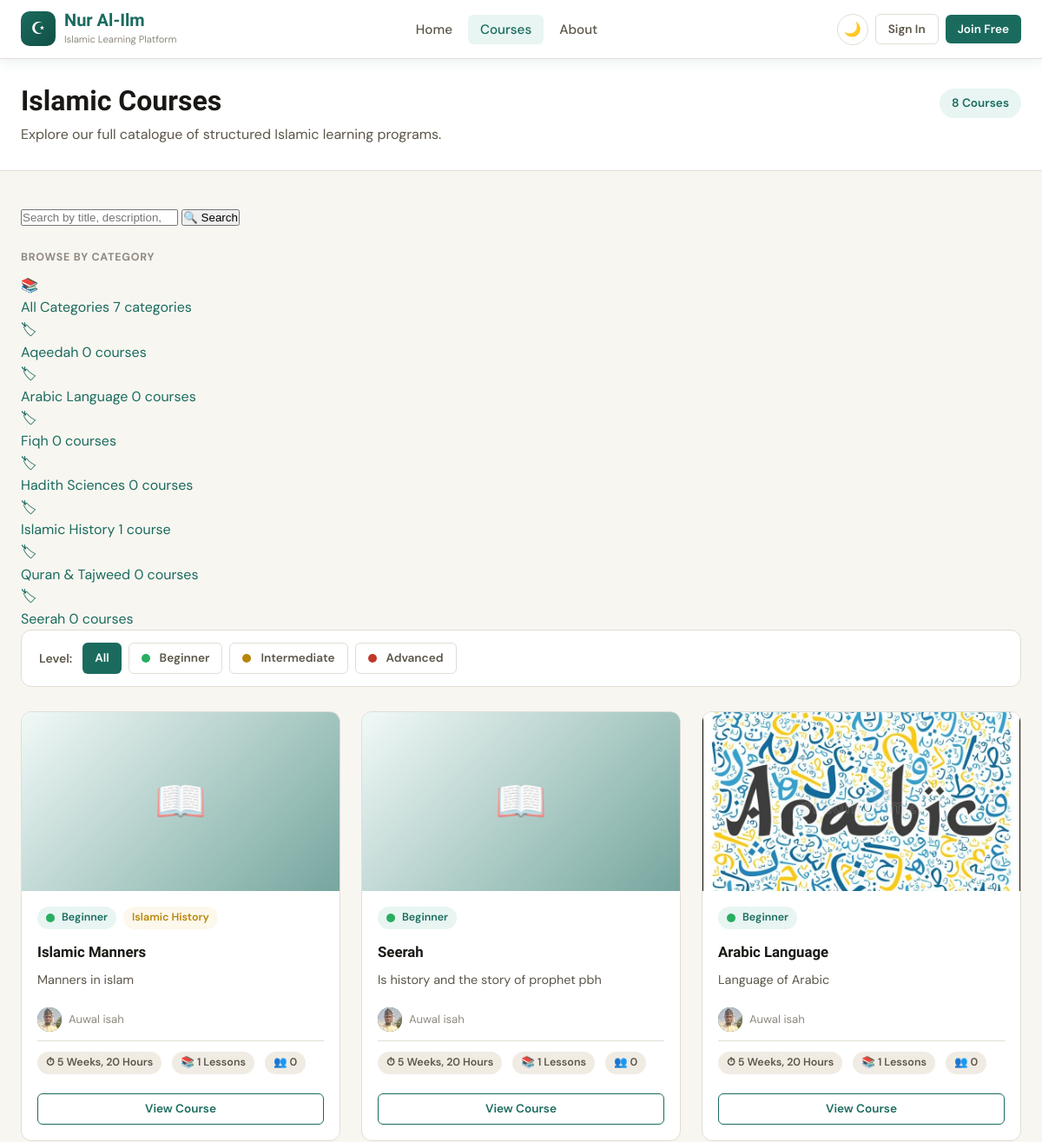
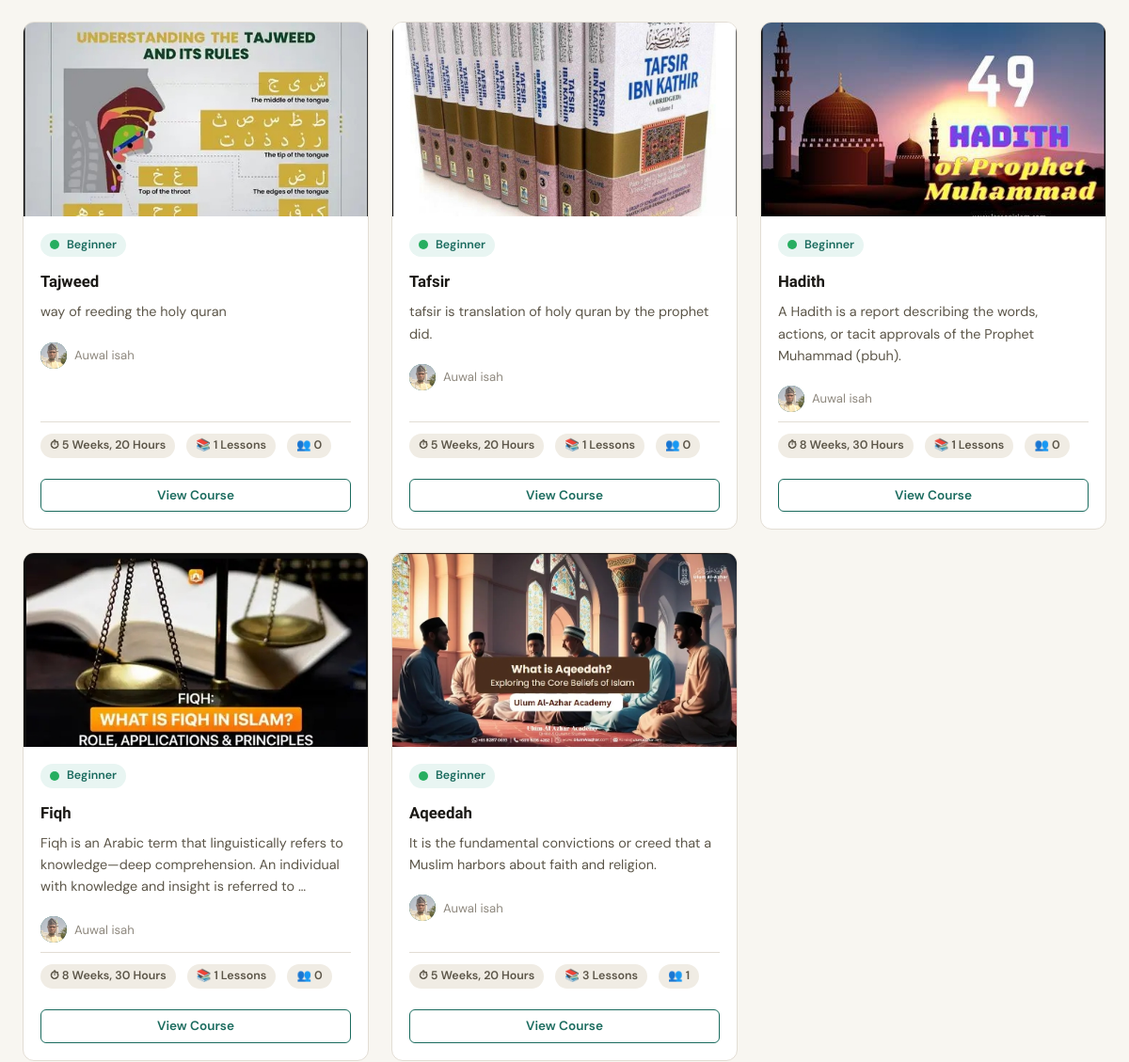
The app's page /courses/ (upper part), older data (2 pictures, top to bottom).
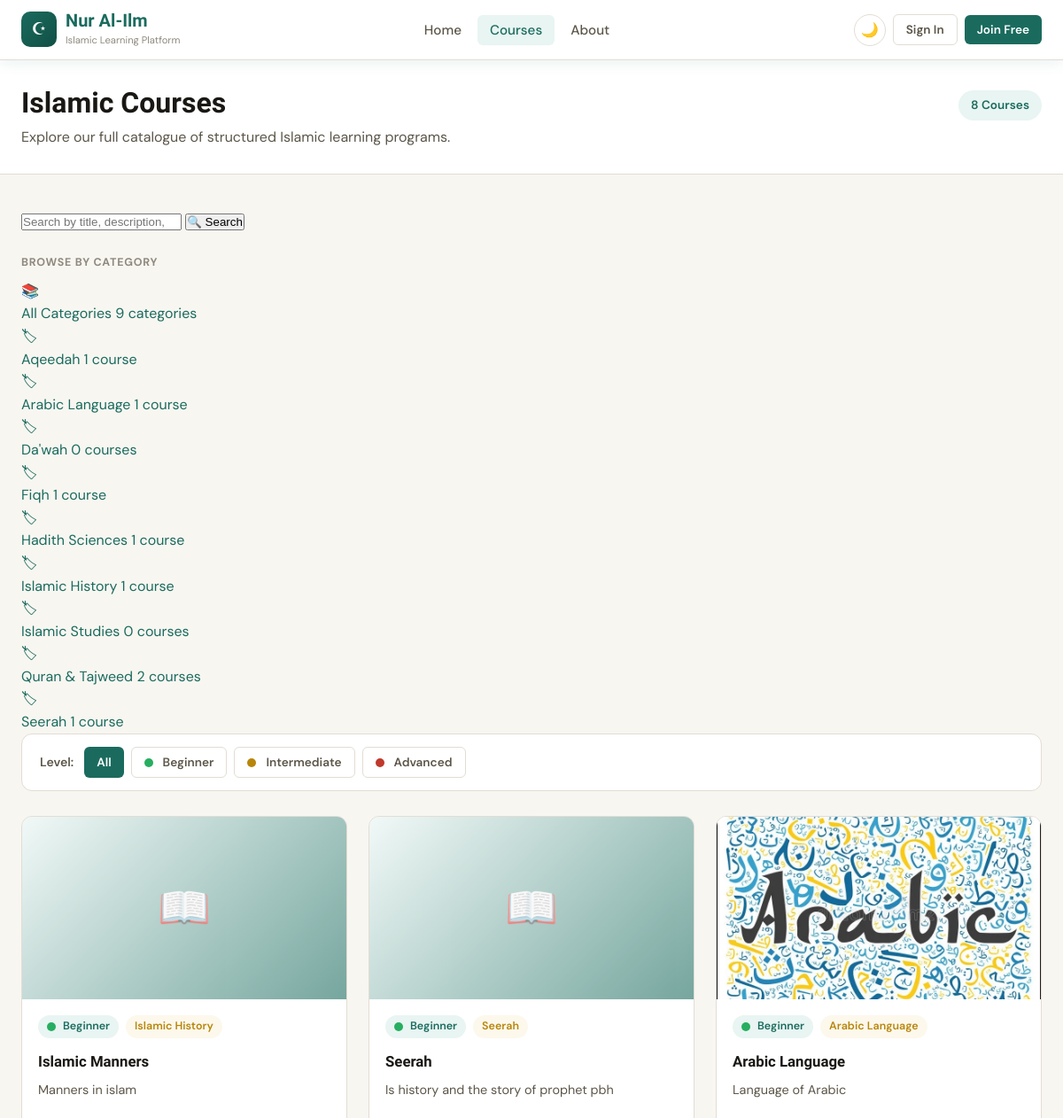
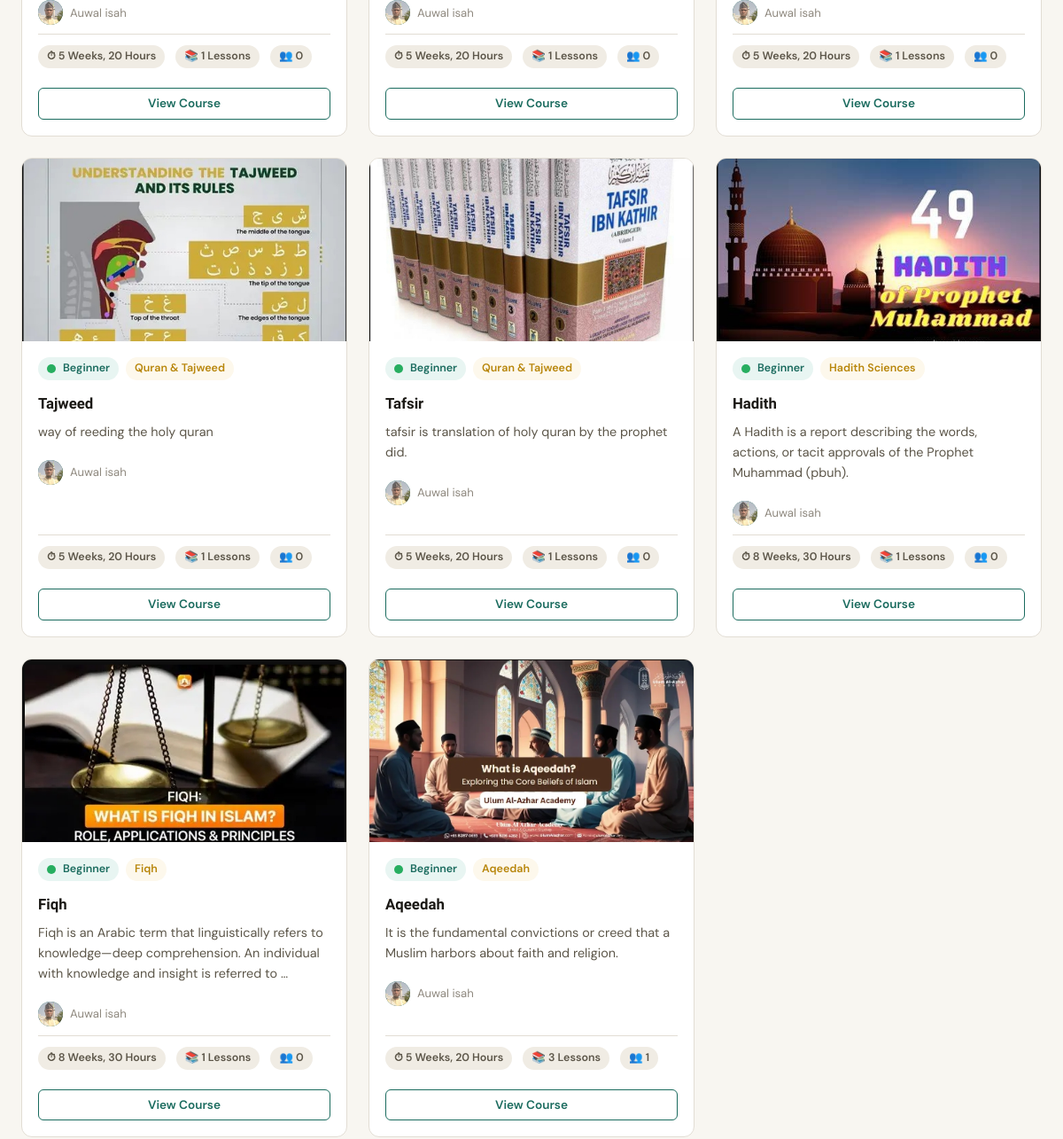
The same page, newer data (2 pictures, top to bottom).
### courses/models.py (models this page shows, shortened)
class Category(models.Model):
    name = models.CharField(max_length=100, unique=True)
    slug = models.SlugField(unique=True, blank=True)
    description = models.TextField(
        blank=True,
        null=True,
        help_text="Optional short description of this category.",
    )
    class Meta:
        verbose_name_plural = 'categories'
        ordering = ['name']
    @property
    def course_count(self):
        return self.courses.filter(is_published=True).count()

class Course(models.Model):
    class Level(models.TextChoices):
        BEGINNER = 'beginner', 'Beginner'
        INTERMEDIATE = 'intermediate', 'Intermediate'
        ADVANCED = 'advanced', 'Advanced'
    teacher = models.ForeignKey(
        settings.AUTH_USER_MODEL,
        on_delete=models.CASCADE,
        related_name='courses_taught',
        limit_choices_to={'role': 'teacher'},
    )
    category = models.ForeignKey(
        Category,
        on_delete=models.SET_NULL,
        null=True,
        blank=True,
        related_name='courses',
        help_text="The subject area this course belongs to.",
    )
    title = models.CharField(max_length=200)
    slug = models.SlugField(unique=True, blank=True)
    thumbnail = models.ImageField(upload_to='thumbnails/', blank=True, null=True)
    short_description = models.CharField(max_length=300)
    full_description = models.TextField()
    level = models.CharField(max_length=15, choices=Level.choices, default=Level.BEGINNER)
    duration = models.CharField(max_length=100, help_text="e.g. '8 weeks', '40 hours'")
    is_published = models.BooleanField(default=False)
    created_at = models.DateTimeField(auto_now_add=True)
    updated_at = models.DateTimeField(auto_now=True)
    class Meta:
        ordering = ['-created_at']
    @property
    def lesson_count(self):
        return self.lessons.count()
    @property
    def enrollment_count(self):
        return self.enrollments.count()

### accounts/models.py (models this page shows, shortened)
class User(AbstractUser):
    class Role(models.TextChoices):
        STUDENT = 'student', 'Student'
        TEACHER = 'teacher', 'Teacher'
        ADMIN = 'admin', 'Admin'
    role = models.CharField(
        max_length=10,
        choices=Role.choices,
        default=Role.STUDENT,
    )
    profile_picture = models.ImageField(
        upload_to='profile_pics/',
        blank=True,
        null=True,
    )
    bio = models.TextField(blank=True, null=True)

### courses/views.py (the view)
# urls.py: path('', views.course_list, name='course_list'),
def course_list(request):
    level_filter    = request.GET.get('level', '').strip()
    category_filter = request.GET.get('category', '').strip()
    search_query    = request.GET.get('q', '').strip()
    courses = (
        Course.objects
        .filter(is_published=True)
        .select_related('category', 'teacher')
    )
    if level_filter:
        courses = courses.filter(level=level_filter)
    if category_filter:
        courses = courses.filter(category__slug=category_filter)
    if search_query:
        courses = courses.filter(
            Q(title__icontains=search_query)
            | Q(short_description__icontains=search_query)
            | Q(category__name__icontains=search_query)
        ).distinct()
    context = {
        'courses': courses,
        'level_filter': level_filter,
        'category_filter': category_filter,
        'search_query': search_query,
        'levels': Course.Level.choices,
        'categories': Category.objects.all(),
        'any_filter': bool(level_filter or category_filter or search_query),
    }
    return render(request, 'courses/course_list.html', context)

### courses/templates/courses/course_list.html (shortened to what this page needs)
{% extends 'base.html' %}
{% block content %}
<div class="page-title-bar">
  <div class="container">
    <div style="display:flex;align-items:flex-start;justify-content:space-between;gap:20px;flex-wrap:wrap;">
      <div>
        <h1 style="font-size:2rem;margin-bottom:6px;">Islamic Courses</h1>
        <p>Explore our full catalogue of structured Islamic learning programs.</p>
      </div>
      <div style="display:flex;align-items:center;gap:8px;padding-top:6px;">
        <span class="badge badge-teal" style="font-size:.85rem;padding:6px 14px;">
          {{ courses.count }} course{{ courses.count|pluralize }}
        </span>
      </div>
    </div>
  </div>
</div>
<section class="section-sm">
  <div class="container">
    <form method="get" action="{% url 'course_list' %}" style="margin-bottom:20px;">
      <div class="search-bar">
        <input
          type="search"
          name="q"
          value="{{ search_query }}"
          placeholder="Search by title, description, or category…"
          aria-label="Search courses"
          autocomplete="off"
        >
        <button type="submit">
          🔍 Search
        </button>
      </div>
    </form>
    {% if categories %}
      <div style="margin-bottom:8px;">
        <span style="font-size:.78rem;font-weight:700;text-transform:uppercase;letter-spacing:.06em;color:var(--text-3);">Browse by Category</span>
      </div>
      <div class="category-grid">
        <a href="?{% if level_filter %}level={{ level_filter }}&{% endif %}{% if search_query %}q={{ search_query }}{% endif %}"
           class="category-card {% if not category_filter %}active{% endif %}">
          <div class="category-card-icon">📚</div>
          <span class="category-card-name">All Categories</span>
          <span class="category-card-count">{{ categories|length }} categories</span>
        </a>
        {% for cat in categories %}
          <a href="?{% if level_filter %}level={{ level_filter }}&{% endif %}{% if search_query %}q={{ search_query }}&{% endif %}category={{ cat.slug }}"
             class="category-card {% if category_filter == cat.slug %}active{% endif %}">
            <div class="category-card-icon">🏷</div>
            <span class="category-card-name">{{ cat.name }}</span>
            <span class="category-card-count">
              {{ cat.course_count }} course{{ cat.course_count|pluralize }}
            </span>
          </a>
        {% endfor %}
      </div>
    {% endif %}
    <div style="background:var(--surface);border:1px solid var(--border);border-radius:var(--radius);padding:14px 20px;margin-bottom:28px;display:flex;align-items:center;gap:12px;flex-wrap:wrap;">
      <span style="font-weight:600;font-size:.88rem;color:var(--text-2);">Level:</span>
      <div class="flex gap-1 flex-wrap">
        <a href="?{% if category_filter %}category={{ category_filter }}&{% endif %}{% if search_query %}q={{ search_query }}&{% endif %}level="
           class="btn btn-sm {% if not level_filter %}btn-primary{% else %}btn-ghost{% endif %}">
          All
        </a>
        {% for value, label in levels %}
          <a href="?{% if category_filter %}category={{ category_filter }}&{% endif %}{% if search_query %}q={{ search_query }}&{% endif %}level={{ value }}"
             class="btn btn-sm {% if level_filter == value %}btn-primary{% else %}btn-ghost{% endif %}">
            <span class="level-indicator level-{{ value }}"></span>{{ label }}
          </a>
        {% endfor %}
      </div>
    </div>
    {% if courses %}
      <div class="grid-3">
        {% for course in courses %}
          <div class="card course-card">
            {% if course.thumbnail %}
              <img src="{{ course.thumbnail.url }}" alt="{{ course.title }}" class="course-card-thumb">
            {% else %}
              <div class="course-card-thumb-placeholder">📖</div>
            {% endif %}
            <div class="course-card-body">
              <div class="flex gap-1" style="margin-bottom:6px;flex-wrap:wrap;">
                <span class="badge badge-teal">
                  <span class="level-indicator level-{{ course.level }}"></span>
                  {{ course.get_level_display }}
                </span>
                {% if course.category %}
                  <a href="{% url 'category_detail' course.category.slug %}"
                     class="badge badge-gold"
                     style="text-decoration:none;">
                    {{ course.category.name }}
                  </a>
                {% endif %}
              </div>
              <h3 class="course-card-title">{{ course.title }}</h3>
              <p class="course-card-desc">{{ course.short_description|truncatewords:20 }}</p>
              <div class="flex items-center gap-1 mt-2" style="margin-top:10px;">
                <div class="teacher-avatar" style="width:28px;height:28px;font-size:.7rem;flex-shrink:0;">
                  {% if course.teacher.profile_picture %}
                    <img src="{{ course.teacher.profile_picture.url }}" alt="">
                  {% else %}
                    {{ course.teacher.first_name|first|upper }}
                  {% endif %}
                </div>
                <span style="font-size:.82rem;color:var(--text-3);">
                  {{ course.teacher.get_full_name|default:course.teacher.username }}
                </span>
              </div>
              <div class="course-card-meta">
                <span class="badge badge-gray">⏱ {{ course.duration }}</span>
                <span class="badge badge-gray">📚 {{ course.lesson_count }} lessons</span>
                <span class="badge badge-gray">👥 {{ course.enrollment_count }}</span>
              </div>
              <a href="{% url 'course_detail' course.slug %}"
                 class="btn btn-outline btn-sm"
                 style="width:100%;justify-content:center;margin-top:12px;">
                View Course
              </a>
            </div>
          </div>
        {% endfor %}
      </div>
    {% endif %}
  </div>
</section>
{% endblock %}

### templates/base.html (shortened to what this page needs)
<!DOCTYPE html>
<html lang="en">
<head>
  {% load static %}
  <link rel="stylesheet" href="{% static 'css/main.css' %}">
</head>
<body>
<nav class="navbar">
  <div class="container nav-inner">
    <a href="{% url 'home' %}" class="nav-brand">
      <div class="nav-brand-icon">☪</div>
      <div>
        <span class="nav-brand-text">Nur Al-Ilm</span>
        <span class="nav-brand-sub">Islamic Learning Platform</span>
      </div>
    </a>
    <ul class="nav-links" id="nav-links">
      <li><a href="{% url 'home' %}">Home</a></li>
      <li><a href="{% url 'course_list' %}">Courses</a></li>
      <li><a href="{% url 'about' %}">About</a></li>
    </ul>
    <div class="nav-actions">
      <button class="theme-toggle" id="theme-toggle" title="Toggle dark mode" aria-label="Toggle theme">
        <span id="theme-icon">🌙</span>
      </button>
      {% if user.is_authenticated %}
        <a href="{% url 'logout' %}" class="btn btn-outline btn-sm">Sign Out</a>
      {% else %}
        <a href="{% url 'login' %}" class="btn btn-ghost btn-sm">Sign In</a>
        <a href="{% url 'register' %}" class="btn btn-primary btn-sm">Join Free</a>
      {% endif %}
    </div>
  </div>
</nav>
<main>
  {% block content %}{% endblock %}
</main>
</body>
</html>

Row changes from the older to the newer data that the page shows:
computed for Category "Aqeedah": course_count "0" → "1"
computed for Category "Arabic Language": course_count "0" → "1"
added Category: name "Da'wah", course_count "0"
computed for Category "Fiqh": course_count "0" → "1"
computed for Category "Hadith Sciences": course_count "0" → "1"
added Category: name "Islamic Studies", course_count "0"
computed for Category "Quran & Tajweed": course_count "0" → "2"
computed for Category "Seerah": course_count "0" → "1"
changed Course "Seerah": category_id empty → 5 (drawn); category.name (not shown) → "Seerah"
changed Course "Arabic Language": category_id empty → 4 (drawn); category.name (not shown) → "Arabic Language"
changed Course "Tajweed": category_id empty → 1 (drawn); category.name (not shown) → "Quran & Tajweed"
changed Course "Tafsir": category_id empty → 1 (drawn); category.name (not shown) → "Quran & Tajweed"
changed Course "Hadith": category_id empty → 6 (drawn); category.name (not shown) → "Hadith Sciences"
changed Course "Fiqh": category_id empty → 3 (drawn); category.name (not shown) → "Fiqh"
changed Course "Aqeedah": category_id empty → 2 (drawn); category.name (not shown) → "Aqeedah"
Text that changed along with them:
{{ categories|length }}: "7" → "9"
